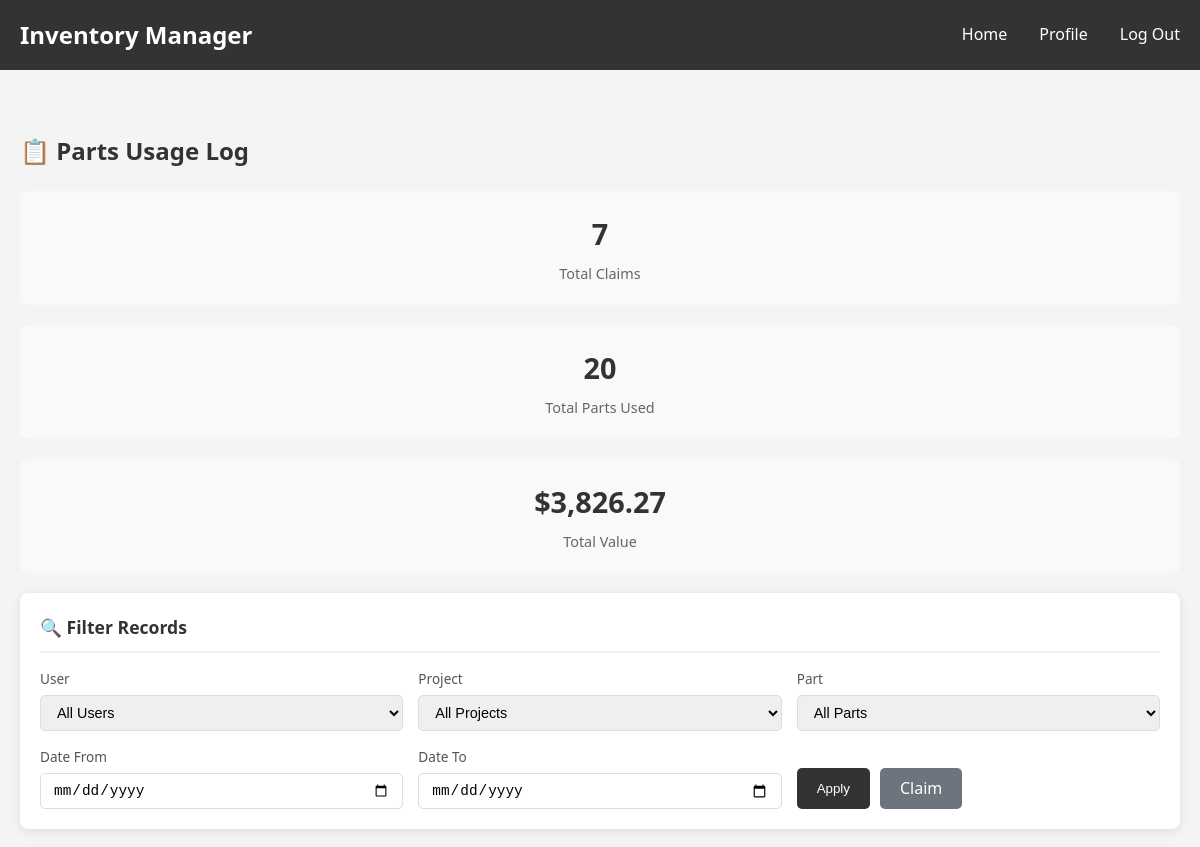
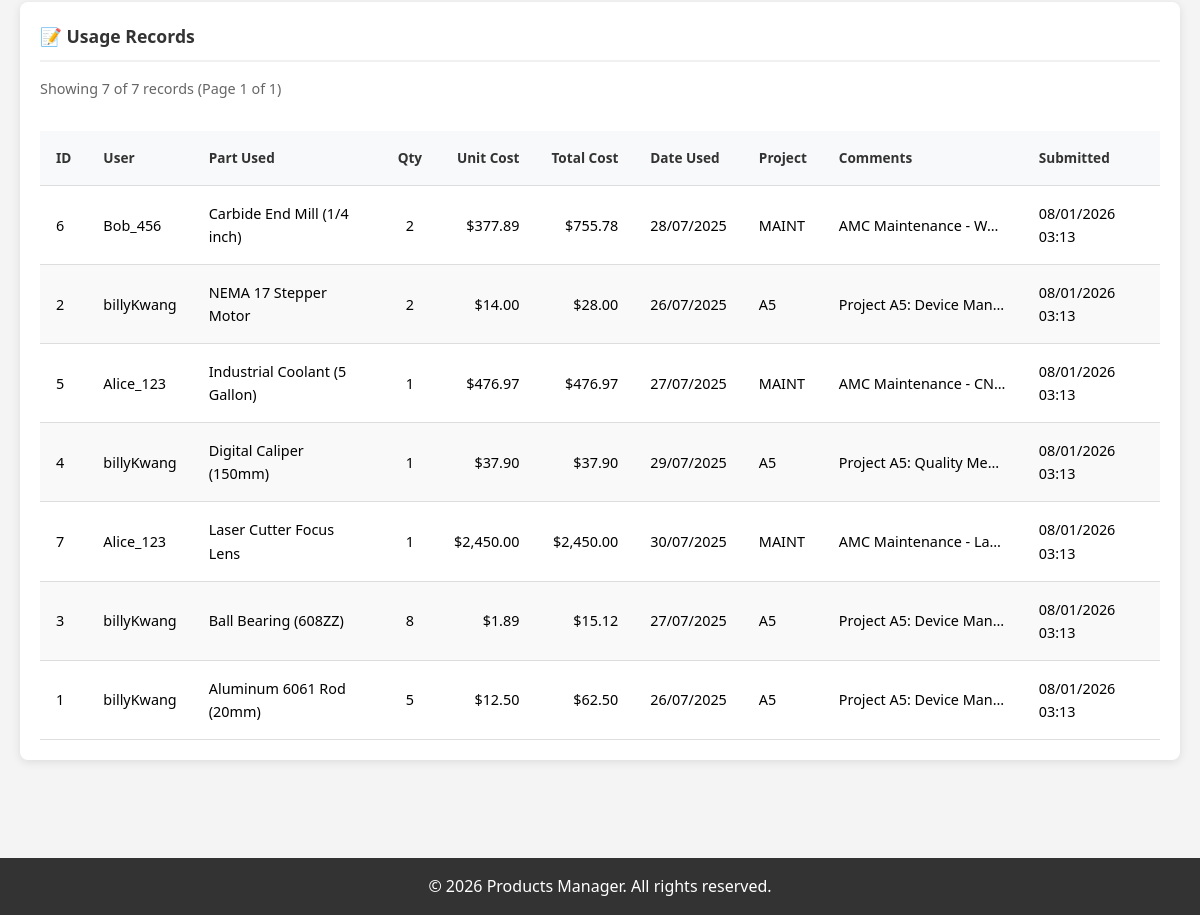
/pages/admin_parts_log.php (signed in), run on the app's committed database (2 pictures, top to bottom).
### tables this page shows
CREATE TABLE `parts_log` (
    `id` INT AUTO_INCREMENT PRIMARY KEY,
    `username` VARCHAR(255), 
    `part_used` VARCHAR(255), 
    `amount_used` INT,
    `date_used` DATE, 
    `project_id` VARCHAR(255),  
    `comments` VARCHAR(255), 
    `claim_submission_time` DATETIME DEFAULT CURRENT_TIMESTAMP
);

### pages/admin_parts_log.php (the view, shortened to what this page needs)
<?php
try {
    $pdo = new PDO(
        "mysql:host=" . DB_HOST . ";dbname=" . DB_NAME . ";charset=utf8mb4",
        DB_USER,
        DB_PASS,
        [
            PDO::ATTR_ERRMODE => PDO::ERRMODE_EXCEPTION,
            PDO::ATTR_DEFAULT_FETCH_MODE => PDO::FETCH_ASSOC
        ]
    );
} catch (PDOException $e) {
    die("Database connection failed: " . $e->getMessage());
}
$recordsPerPage = 20;
$currentPage = isset($_GET['page']) ? max(1, intval($_GET['page'])) : 1;
$offset = ($currentPage - 1) * $recordsPerPage;
$whereConditions = [];
$params = [];
$whereClause = !empty($whereConditions) ? "WHERE " . implode(" AND ", $whereConditions) : "";
$countSql = "SELECT COUNT(*) as total FROM parts_log pl $whereClause";
$countStmt = $pdo->prepare($countSql);
$countStmt->execute($params);
$totalRecords = $countStmt->fetch()['total'];
$totalPages = ceil($totalRecords / $recordsPerPage);
$sql = "SELECT
            pl.id,
            pl.username,
            pl.part_used,
            pl.amount_used,
            pl.date_used,
            pl.project_id,
            pl.comments,
            pl.claim_submission_time,
            COALESCE(i.cost_per_part, 0) as cost_per_part,
            (pl.amount_used * COALESCE(i.cost_per_part, 0)) as total_cost
        FROM parts_log pl
        LEFT JOIN inventory i ON pl.part_used = i.part_name
        $whereClause
        ORDER BY pl.claim_submission_time DESC
        LIMIT :limit OFFSET :offset";
$stmt = $pdo->prepare($sql);
$stmt->bindValue(':limit', $recordsPerPage, PDO::PARAM_INT);
$stmt->bindValue(':offset', $offset, PDO::PARAM_INT);
$stmt->execute();
$records = $stmt->fetchAll();
$summarySql = "SELECT
                COUNT(*) as total_claims,
                SUM(pl.amount_used) as total_parts_used,
                SUM(pl.amount_used * COALESCE(i.cost_per_part, 0)) as total_value
               FROM parts_log pl
               LEFT JOIN inventory i ON pl.part_used = i.part_name
               $whereClause";
$summaryStmt = $pdo->prepare($summarySql);
$summaryStmt->execute($params);
$summary = $summaryStmt->fetch();
?>
<!DOCTYPE html>
<html lang="en">
<head>
    <link rel="stylesheet" href="<?php echo BASE_URL; ?>/css/style.css">
</head>
<body>
    <?php include __DIR__ . '/../includes/header.php'; ?>
    <div class="log-container">
        <div class="page-header">
            <h1>📋 Parts Usage Log</h1>
        </div>
        <div class="summary-stats">
            <div class="stat-box">
                <div class="stat-value"><?php echo number_format($summary['total_claims'] ?? 0); ?></div>
                <div class="stat-label">Total Claims</div>
            </div>
            <div class="stat-box">
                <div class="stat-value"><?php echo number_format($summary['total_parts_used'] ?? 0); ?></div>
                <div class="stat-label">Total Parts Used</div>
            </div>
            <div class="stat-box">
                <div class="stat-value">$<?php echo number_format($summary['total_value'] ?? 0, 2); ?></div>
                <div class="stat-label">Total Value</div>
            </div>
        </div>
        <div class="card">
            <h2>🔍 Filter Records</h2>
            <form method="GET" class="filter-form">
                <div class="filter-group">
                    <label for="filter_user">User</label>
                    <select name="filter_user" id="filter_user">
                        <option value="">All Users</option>
                    </select>
                </div>
                <div class="filter-group">
                    <label for="filter_project">Project</label>
                    <select name="filter_project" id="filter_project">
                        <option value="">All Projects</option>
                    </select>
                </div>
                <div class="filter-group">
                    <label for="filter_part">Part</label>
                    <select name="filter_part" id="filter_part">
                        <option value="">All Parts</option>
                    </select>
                </div>
                <div class="filter-group">
                    <label for="filter_date_from">Date From</label>
                    <input type="date" name="filter_date_from" id="filter_date_from"
                           value="<?php echo htmlspecialchars($_GET['filter_date_from'] ?? ''); ?>">
                </div>
                <div class="filter-group">
                    <label for="filter_date_to">Date To</label>
                    <input type="date" name="filter_date_to" id="filter_date_to"
                           value="<?php echo htmlspecialchars($_GET['filter_date_to'] ?? ''); ?>">
                </div>
                <div class="filter-buttons">
                    <button type="submit" class="btn-filter">Apply</button>
                    <a href="parts_submission.php" class="btn-clear" title="Submit a Parts Use Claim">Claim</a>
                </div>
            </form>
        </div>
        <div class="card">
            <h2>📝 Usage Records</h2>
            <p class="info-text">
                Showing <?php echo count($records); ?> of <?php echo number_format($totalRecords); ?> records
                (Page <?php echo $currentPage; ?> of <?php echo max(1, $totalPages); ?>)
            </p>
            <?php if (empty($records)): ?>
                <div class="no-data">
                    <p>No records found matching your criteria.</p>
                </div>
            <?php else: ?>
                <div class="table-container">
                    <table>
                        <thead>
                            <tr>
                                <th>ID</th>
                                <th>User</th>
                                <th>Part Used</th>
                                <th class="text-center">Qty</th>
                                <th class="text-right">Unit Cost</th>
                                <th class="text-right">Total Cost</th>
                                <th>Date Used</th>
                                <th>Project</th>
                                <th>Comments</th>
                                <th>Submitted</th>
                            </tr>
                        </thead>
                        <tbody>
                            <?php foreach ($records as $record): ?>
                                <tr>
                                    <td><?php echo $record['id']; ?></td>
                                    <td><?php echo htmlspecialchars($record['username']); ?></td>
                                    <td><?php echo htmlspecialchars($record['part_used']); ?></td>
                                    <td class="text-center"><?php echo $record['amount_used']; ?></td>
                                    <td class="text-right">$<?php echo number_format($record['cost_per_part'], 2); ?></td>
                                    <td class="text-right">$<?php echo number_format($record['total_cost'], 2); ?></td>
                                    <td><?php echo date('d/m/Y', strtotime($record['date_used'])); ?></td>
                                    <td><?php echo htmlspecialchars($record['project_id'] ?? '-'); ?></td>
                                    <td class="comment-cell" title="<?php echo htmlspecialchars($record['comments'] ?? ''); ?>">
                                        <?php echo htmlspecialchars($record['comments'] ?? '-'); ?>
                                    </td>
                                    <td><?php echo date('d/m/Y H:i', strtotime($record['claim_submission_time'])); ?></td>
                                </tr>
                            <?php endforeach; ?>
                        </tbody>
                    </table>
                </div>
            <?php endif; ?>
        </div>
    </div>
    <?php require_once '../includes/footer.php'; ?>
</body>
</html>

### css/style.css (style rules this page uses)
* { margin: 0; padding: 0; box-sizing: border-box; }
html, body { height: 100%; }
body { font-family: 'Segoe UI', Tahoma, Geneva, Verdana, sans-serif; background-color: #f4f4f4; line-height: 1.6; display: flex; flex-direction: column; }
.card { background: white; padding: 2rem; margin-bottom: 2rem; border-radius: 8px; box-shadow: 0 2px 5px rgba(0,0,0,0.1); }
.card h2 { margin-bottom: 1rem; color: #333; }
table { width: 100%; border-collapse: collapse; margin-top: 1rem; background-color: white; }
table th, table td { padding: 1rem; text-align: left; border-bottom: 1px solid #ddd; }
table th { background-color: #f8f9fa; font-weight: bold; color: #333; }

### pages/admin_parts_log.php (style rules this page uses)
.log-container { max-width: 1400px; margin: 30px auto; padding: 0 20px; }
.page-header { display: flex; justify-content: space-between; align-items: center; margin-bottom: 20px; }
.page-header h1 { color: #333; font-size: 1.5rem; }
.card { background: #fff; border-radius: 8px; box-shadow: 0 2px 10px rgba(0,0,0,0.1); padding: 20px; margin-bottom: 20px; }
.card h2 { color: #333; font-size: 1.1rem; margin-bottom: 15px; padding-bottom: 10px; border-bottom: 2px solid #f0f0f0; }
.summary-stats { display: grid; grid-template-columns: repeat(3, 1fr); gap: 20px; margin-bottom: 20px; }
.stat-box { background: #f8f9fa; border-radius: 8px; padding: 20px; text-align: center; }
.stat-value { font-size: 1.8rem; font-weight: bold; color: #333; }
.stat-label { font-size: 0.9rem; color: #666; margin-top: 5px; }
.filter-form { display: grid; grid-template-columns: repeat(5, 1fr) auto; gap: 15px; align-items: end; }
.filter-group { display: flex; flex-direction: column; }
.filter-group label { font-size: 0.85rem; color: #555; margin-bottom: 5px; }
.filter-group select, .filter-group input { padding: 8px 12px; border: 1px solid #ddd; border-radius: 5px; font-size: 0.9rem; }
.filter-buttons { display: flex; gap: 10px; }
.btn-filter { background: #333; color: #fff; padding: 8px 20px; border: none; border-radius: 5px; cursor: pointer; }
.btn-clear { background: #6c757d; color: #fff; padding: 8px 20px; border: none; border-radius: 5px; cursor: pointer; text-decoration: none; }
.table-container { overflow-x: auto; }
table { width: 100%; border-collapse: collapse; }
th { background: #333; color: #fff; padding: 12px 10px; text-align: left; font-size: 0.85rem; white-space: nowrap; }
td { padding: 12px 10px; border-bottom: 1px solid #eee; font-size: 0.9rem; }
tr:nth-child(even) { background: #f9f9f9; }
.text-right { text-align: right; }
.text-center { text-align: center; }
.comment-cell { max-width: 200px; overflow: hidden; text-overflow: ellipsis; white-space: nowrap; }
.info-text { color: #666; font-size: 0.9rem; margin-bottom: 15px; }
@media (max-width: 1200px) { .filter-form { grid-template-columns: repeat(3, 1fr); } }
@media (max-width: 1200px) { .summary-stats { grid-template-columns: 1fr; } }

### data on the page
parts_log: id "6", username "Bob_456", part_used "Carbide End Mill (1/4 inch)", amount_used "2", cost_per_part "377.89", total_cost "755.78", date_used "28/07/2025", project "MAINT", comments "AMC Maintenance - W…", claim_submission_time "08/01/2026 03:13"
parts_log: id "2", username "billyKwang", part_used "NEMA 17 Stepper Motor", amount_used "2", cost_per_part "14.00", total_cost "28.00", date_used "26/07/2025", project "A5", comments "Project A5: Device Man…", claim_submission_time "08/01/2026 03:13"
parts_log: id "5", username "Alice_123", part_used "Industrial Coolant (5 Gallon)", amount_used "1", cost_per_part "476.97", total_cost "476.97", date_used "27/07/2025", project "MAINT", comments "AMC Maintenance - CN…", claim_submission_time "08/01/2026 03:13"
parts_log: id "4", username "billyKwang", part_used "Digital Caliper (150mm)", amount_used "1", cost_per_part "37.90", total_cost "37.90", date_used "29/07/2025", project "A5", comments "Project A5: Quality Me…", claim_submission_time "08/01/2026 03:13"
parts_log: id "7", username "Alice_123", part_used "Laser Cutter Focus Lens", amount_used "1", cost_per_part "2,450.00", total_cost "2,450.00", date_used "30/07/2025", project "MAINT", comments "AMC Maintenance - La…", claim_submission_time "08/01/2026 03:13"
parts_log: id "3", username "billyKwang", part_used "Ball Bearing (608ZZ)", amount_used "8", cost_per_part "1.89", total_cost "15.12", date_used "27/07/2025", project "A5", comments "Project A5: Device Man…", claim_submission_time "08/01/2026 03:13"
parts_log: id "1", username "billyKwang", part_used "Aluminum 6061 Rod (20mm)", amount_used "5", cost_per_part "12.50", total_cost "62.50", date_used "26/07/2025", project "A5", comments "Project A5: Device Man…", claim_submission_time "08/01/2026 03:13"

### other printed values
$summary['total_claims'] "7"
$summary['total_parts_used'] "20"
$summary['total_value'] "3,826.27"
count($records) "7"
$totalRecords "7"
$currentPage "1"
max(1, $totalPages) "1"
